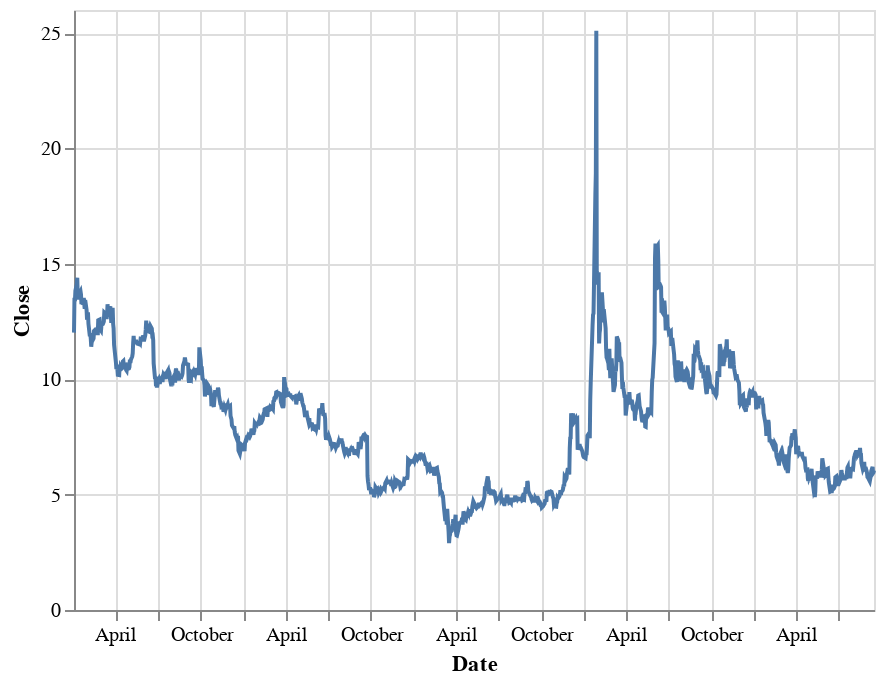

Notebook code for this chart:
### Code cell
# Blackberry chart
(alt.
  Chart(stocks[stocks.Symbol == 'BB']).
  mark_line().
  encode(x='Date', y='Close'))

### Figure 1 — Vega-Lite specification as saved in the notebook (floating-point values rounded to 4 significant figures; data arrays with more than 128 entries replaced by an {"elided": "..."} marker saying what was removed)
{"config": {"view": {"continuousWidth": 400, "continuousHeight": 300}}, "data": {"name": "data-bf48763aa51c5813a6ab1d1974a3042c"}, "mark": "line", "encoding": {"x": {"field": "Date", "type": "temporal"}, "y": {"field": "Close", "type": "quantitative"}}, "$schema": "https://vega.github.io/schema/vega-lite/v4.17.0.json", "datasets": {"data-bf48763aa51c5813a6ab1d1974a3042c": {"elided": "1185 records"}}}
